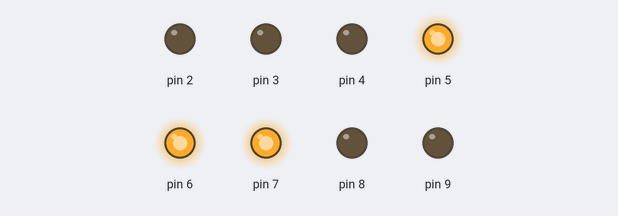
Bench run of a sketch on a simulated Arduino Uno, built with avr-gcc and run on an emulated ATmega328P. Parts: output pins drawn as LEDs (lit = HIGH).

Above: at 0.1 s.
Timing chart, 0 to 1.6 s (numbered marks = the images above):
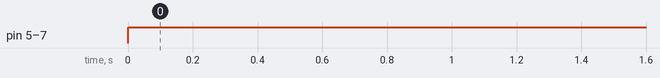

Measured:
- by itself, pin 5–7: LOW → HIGH at 0.00 s

The sketch:

TR333T_Arduino_Driver.ino
```cpp
 //These are the codes for various chars: (A= HIGH B=LOW, and the digit order would
 //be like this- in BBBABBBB, the high digit would be digit 3, the digit next to that would be digit
 //4 and so on) Enter in A or B into each digitalWrite command after the pin number, and follow
 //the order.
 //
// CODES:
 //1= AAAAAABB
 //2= BBABBBAA
 //3= BBBBBBAA
 //4= BBBBABBA
 //5= ABBBBBBA
 //6= ABBBBBBB
 //7= BABBABAA
 //8= BBBBBBBB
 //9= BBBBABBA
 //B= BABBBBBB
 //A= BBBAABBB
 //C= AAAABBBB
 //E= ABAABBBB
 //F= ABAAABBB
 //G= AABABBBB
 //H= BBBAAABB
 //I= AAAAAABB
 //J= BABABAAB
 //L= BAAABABA
 //N= BABAABBB
 //O= Same as 0
 //P= BBAAABBB
 //S= Same as 5
 //U= BABABABB
 //Y= Same as 4

int A = (HIGH);
int B = (LOW);
void setup()
{
  pinMode(2 ,OUTPUT);
   pinMode(3 ,OUTPUT);
    pinMode(4 ,OUTPUT);
     pinMode(5 ,OUTPUT);
      pinMode(6 ,OUTPUT);
       pinMode(7 ,OUTPUT);
        pinMode(8 ,OUTPUT);
         pinMode(9 ,OUTPUT);


}

void loop()
{
  // For you to customize!

  digitalWrite(2, B);
   digitalWrite(3, B);
    digitalWrite(4, B);
     digitalWrite(5, A);
      digitalWrite(6, A);
       digitalWrite(7, A);
        digitalWrite(8, B);
         digitalWrite(9, B);


}
```
